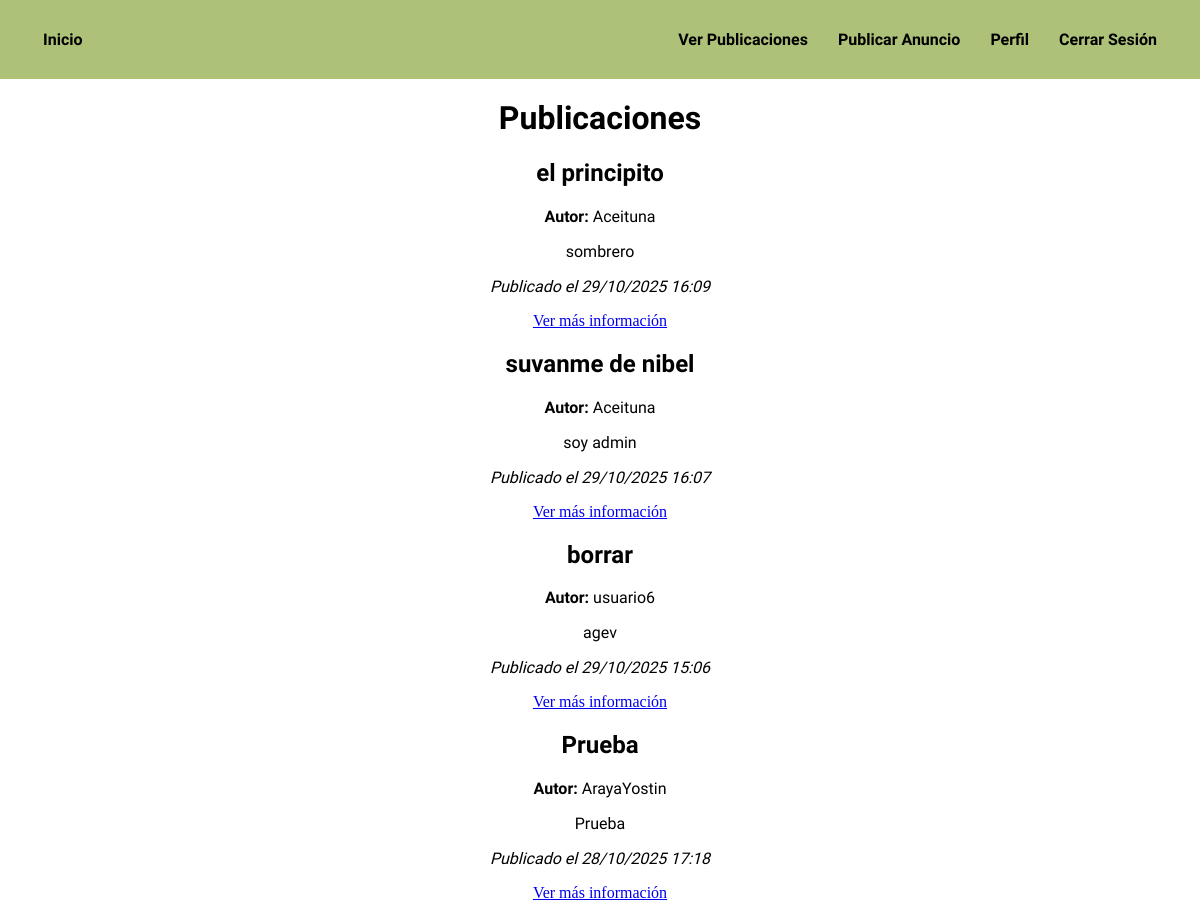
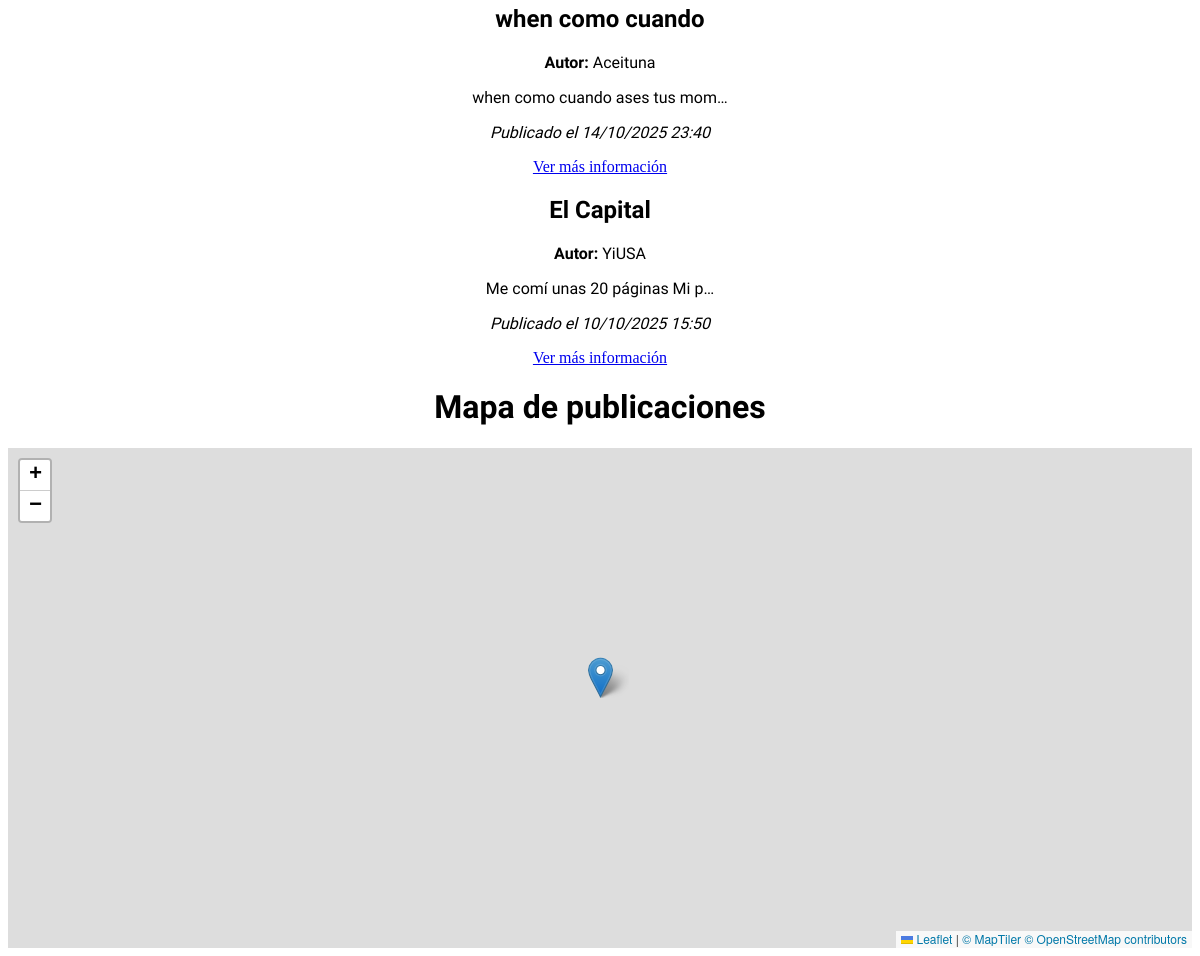
/publicaciones/ (signed in), run on the app's committed database (2 pictures, top to bottom).
### BookityApp/models.py (models this page shows)
class Publicacion(models.Model):
    user = models.ForeignKey('auth.User', on_delete=models.CASCADE)
    titulo = models.CharField(max_length=100)
    descripcion = models.TextField()
    contacto = models.CharField(max_length=100)
    tipo = models.CharField(max_length=20, choices=[('Intercambio', 'Intercambio'), ('Donación', 'Donación')], default='Donación')
    fecha_publicacion = models.DateTimeField(auto_now_add=True)
    ubicacion = models.CharField(max_length=100)
    latitud = models.FloatField()
    longitud = models.FloatField()
    estado = models.CharField(max_length=20, choices=[('Disponible', 'Disponible'), ('Cerrado', 'Cerrado')], default='Disponible')
    trato_cerrado_con = models.ForeignKey('auth.User', related_name='trato_cerrado_con', on_delete=models.SET_NULL, null=True, blank=True)

### BookityApp/views.py (the view)
# urls.py: path('publicaciones/', publicaciones, name='publicaciones'),
def publicaciones(request):
    publicaciones = Publicacion.objects.all().order_by('-fecha_publicacion')
    return render(request, 'BookityApp/publicaciones.html', {
        'publicaciones': publicaciones
    })

### BookityApp/templates/BookityApp/publicaciones.html (shortened to what this page needs)
{% extends 'BookityApp/base.html' %}
{% load static %}
{% block extra_head %}
<link rel="stylesheet" href="https://unpkg.com/leaflet@1.9.4/dist/leaflet.css" />
{% endblock %}
{% block content %}
<div class="contenedor-publicaciones">
  <h1 style="text-align: center; font-family: 'Sour Gummy', sans-serif;">Publicaciones</h1>
  {% if publicaciones %}
      {% for publicacion in publicaciones %}
          <div class="publicacion">
              <h2 style="text-align: center; font-family: 'inder', sans-serif;">{{ publicacion.titulo }}</h2>
              <p style="text-align: center; font-family: 'inder', sans-serif;"><strong>Autor:</strong> {{ publicacion.user.username }}</p>
              <p style="text-align: center; font-family: 'inder', sans-serif;">{{ publicacion.descripcion|truncatechars:30 }}</p>
              <p style="text-align: center; font-family: 'inder', sans-serif;"><em>Publicado el {{ publicacion.fecha_publicacion|date:"d/m/Y H:i" }}</em></p>
              <div style="text-align: center;">
                <a href="{% url 'detalle' publicacion.id %}">Ver más información</a>
              </div>
          </div>
      {% endfor %}
  {% else %}
      <p>No hay publicaciones todavía.</p>
  {% endif %}
</div>
{% endblock %}
{% block extra_scripts %}
<h1 style="text-align: center; font-family: 'Sour Gummy', sans-serif;">Mapa de publicaciones</h1>
<div id="map"></div>
{% endblock %}

### BookityApp/static/css/styles.css (style rules this page uses)
body { padding-top: 70px; }
.publicacion { style="text-align: center; font-family: 'inder', sans-serif;" }

### BookityApp/templates/BookityApp/publicaciones.html (style rules this page uses)
#map { height: 500px; width: 100%; margin-top: 20px; }

### data on the page
Publicacion: titulo "el principito", user.username "Aceituna", descripcion "sombrero", fecha_publicacion "29/10/2025 16:09"
Publicacion: titulo "suvanme de nibel", user.username "Aceituna", descripcion "soy admin", fecha_publicacion "29/10/2025 16:07"
Publicacion: titulo "borrar", user.username "usuario6", descripcion "agev", fecha_publicacion "29/10/2025 15:06"
Publicacion: titulo "Prueba", user.username "ArayaYostin", descripcion "Prueba", fecha_publicacion "28/10/2025 17:18"
Publicacion: titulo "when como cuando", user.username "Aceituna", descripcion "when como cuando ases tus mom…", fecha_publicacion "14/10/2025 23:40"
Publicacion: titulo "El Capital", user.username "YiUSA", descripcion "Me comí unas 20 páginas Mi p…", fecha_publicacion "10/10/2025 15:50"
